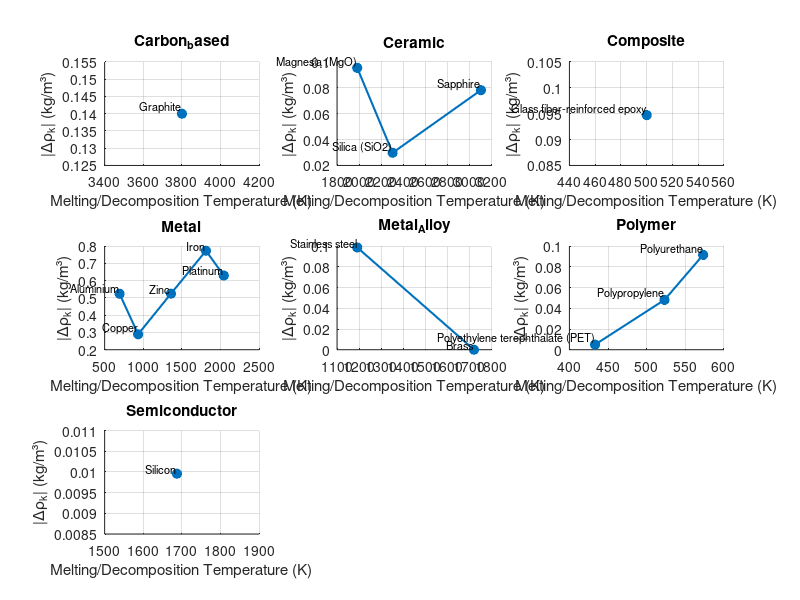

Reproduce this figure in MATLAB. (Note: this script raises an error after producing the figure.)
% Load material data
materials = {
    'Polyethylene terephthalate (PET)', 'Polymer', 1.38, 1.33, 523;
    'Polypropylene', 'Polymer', 0.855, 0.850, 433.2;
    'Stainless steel', 'Metal_Alloy', 7.9, 7.9, 1720;
    'Copper', 'Metal', 8.96, 8.40, 1358;
    'Polyurethane', 'Polymer', 1.2, 1.1, 573;
    'Brass', 'Metal_Alloy', 8.5, 8.4, 1191.5;
    'Zinc', 'Metal', 7.14, 6.57, 693;
    'Aluminium', 'Metal', 2.70, 2.37, 933;
    'Sapphire', 'Ceramic', 3.98, 3.95, 2303;
    'Magnesia (MgO)', 'Ceramic', 3.58, 3.50, 3103;
    'Silica (SiO2)', 'Ceramic', 2.2, 2.1, 1983;
    'Iron', 'Metal', 7.87, 7.0, 1811;
    'Silicon', 'Semiconductor', 2.33, 2.32, 1687;
    'Graphite', 'Carbon_based', 2.25, 2.1, 3800;
    'Platinum', 'Metal', 21.45, 20.8, 2041;
    'Glass fiber-reinforced epoxy', 'Composite', 1.9, 1.8, 500;
};

% Initialize storage
classes = unique(materials(:,2));
data = struct();

% Sanitize class names
for i = 1:length(classes)
    class = classes{i};
    sanitized_class = strrep(class, '-', '_');
    data.(sanitized_class).T = [];
    data.(sanitized_class).DeltaRhoK = [];
    data.(sanitized_class).Names = {};
end

for i = 1:size(materials, 1)
    class = materials{i,2};
    sanitized_class = strrep(class, '-', '_');
    rho_s = materials{i,3};
    rho_l = materials{i,4};
    T = materials{i,5};
    name = materials{i,1};
    
    % Compute density change if both values exist
    if ~isnan(rho_s) && ~isnan(rho_l)
        delta_rho = rho_s - rho_l;
        delta_rho_k = abs((rho_l * delta_rho) / rho_s);
        data.(sanitized_class).T = [data.(sanitized_class).T, T];
        data.(sanitized_class).DeltaRhoK = [data.(sanitized_class).DeltaRhoK, delta_rho_k];
        data.(sanitized_class).Names = [data.(sanitized_class).Names; {name}];
    end
end

% Plot results
numClasses = length(classes);
figure;
for i = 1:numClasses
    sanitized_class = strrep(classes{i}, '-', '_');
    subplot(ceil(sqrt(numClasses)), ceil(sqrt(numClasses)), i);
    if ~isempty(data.(sanitized_class).T)
        T_sorted = sort(data.(sanitized_class).T);
        DeltaRhoK_sorted = data.(sanitized_class).DeltaRhoK;
        [~, sortIdx] = sort(data.(sanitized_class).T);
        DeltaRhoK_sorted = DeltaRhoK_sorted(sortIdx);
        Names_sorted = data.(sanitized_class).Names(sortIdx);
        
        scatter(data.(sanitized_class).T, data.(sanitized_class).DeltaRhoK, 50, 'filled');
        hold on;
        plot(T_sorted, DeltaRhoK_sorted, '-o', 'LineWidth', 1.5);
        
        % Add labels to points
        for j = 1:length(data.(sanitized_class).T)
            text(data.(sanitized_class).T(j), data.(sanitized_class).DeltaRhoK(j), Names_sorted{j}, 'FontSize', 8, 'VerticalAlignment', 'bottom', 'HorizontalAlignment', 'right');
        end
    end
    title(classes{i});
    xlabel('Melting/Decomposition Temperature (K)');
    ylabel('|Δρ_k| (kg/m³)');
    grid on;
end
sgtitle('Density Change vs Temperature for Different Material Classes');